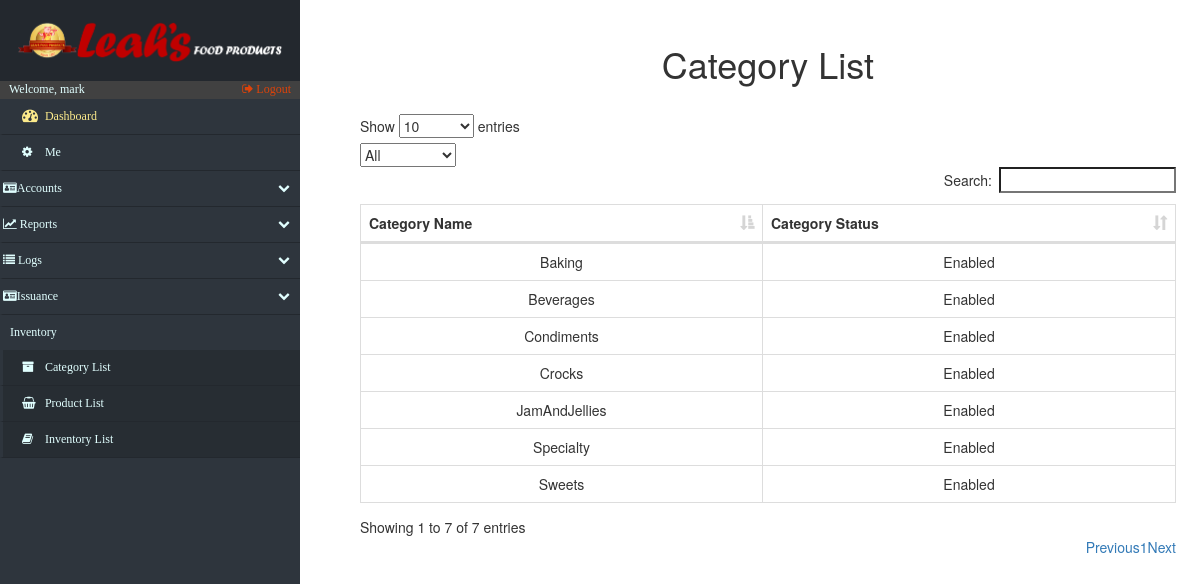
Before: /SecondLevel/categories.php (signed in) with the older database file.
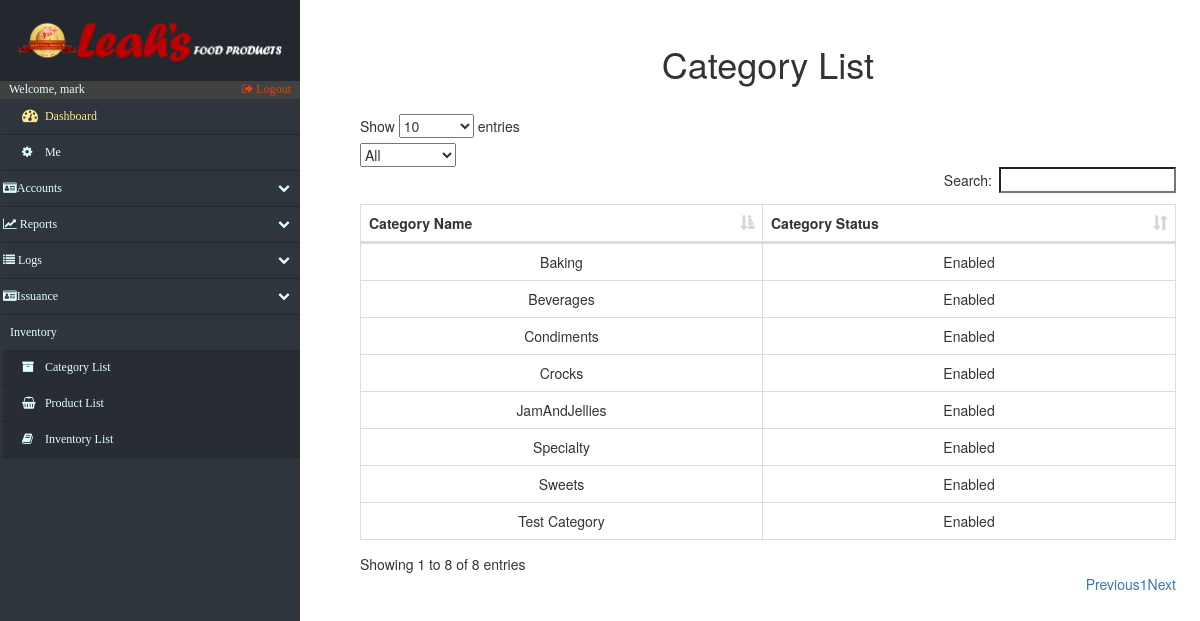
After: the same page with the newer database file.
### tables this page shows
CREATE TABLE IF NOT EXISTS `category_list` (
  `category_id` int(15) NOT NULL AUTO_INCREMENT,
  `category_name` varchar(100) NOT NULL,
  `category_status` varchar(10) DEFAULT NULL,
  PRIMARY KEY (`category_id`)
);

### SecondLevel/categories.php (the view, shortened to what this page needs)
<!DOCTYPE html>
<html lang="en">
<head>
    <?php include('fragments/config.php') ?>
    <link rel="stylesheet" href="https://maxcdn.bootstrapcdn.com/bootstrap/3.3.7/css/bootstrap.min.css">
    <link href="src/css/datatables.css" rel="stylesheet">
    <link href="//maxcdn.bootstrapcdn.com/font-awesome/4.2.0/css/font-awesome.min.css" rel="stylesheet">
    <link href="src/css/sidebar.css" rel="stylesheet">
    <link href="src/css/custom.css" rel="stylesheet">
</head>
<body>
    <div class="nav-side-menu">
        <div class="brand">
            <div class="brandtext"></div>
        </div>
        <div class="user_info">
            <span>Welcome, <?php
                echo $_SESSION['username'];
                ?>
            </span>
            <a href="fragments/logout.php">
                <i class="fa fa-sign-out" aria-hidden="true"></i> Logout
            </a>
        </div>
        <div class="menu-list">
            <ul id="menu-content" class="menu-content collapse out">
                <li>
                    <a id="dashboard_txt" href="index.php">
                        <i class="fa fa-dashboard fa-lg"></i> Dashboard
                    </a>
                </li>
                 <li><a href="settings.php"><i class="fa fa-cog"></i> Me</a></li>
                <li data-toggle="collapse" data-target="#accounts" class="collapsed">
                    <i class="fa fa-id-card" aria-hidden="true"></i>Accounts <span class="arrow"></span>
                </li>
                <li data-toggle="collapse" data-target="#reports" class="collapsed">
                    <i class="fa fa-line-chart" aria-hidden="true"></i> Reports <span class="arrow"></span>
                </li>
                <li data-toggle="collapse" data-target="#issue" class="collapsed">
                    <i class="fa fa-list" aria-hidden="true"></i> Logs <span class="arrow"></span>
                </li>
                 <li data-toggle="collapse" data-target="#issuance" class="collapsed">
                    <i class="fa fa-id-card" aria-hidden="true"></i>Issuance<span class="arrow"></span>
                </li>
                <div class="sub-menu_nct">
                    <span class="sub-menu">Inventory
                    </span>
                </div>
                <li class="sub-menu_nc">
                    <a class="sub-menu_nc" href="categories.php">
                        <i class="fa fa-archive"> </i> Category List
                    </a>
                </li>
                <li class="sub-menu_nc">
                    <a class="sub-menu_nc" href="products.php">
                        <i class="fa fa-shopping-basket"> </i> Product List
                    </a>
                </li>
                <li class="sub-menu_nc">
                    <a href="inventory.php">
                        <i class="fa fa-book"> </i> Inventory List
                    </a>
                </li>
            </ul>
        </div>
    </div>
    <div id="page-content-wrapper">
        <div class="containers">
            <table class="table table-striped table-bordered">
                <h1 align="center">Category List</h1>
            </table>
            <?php
							$retrieve = ("SELECT * FROM category_list");
							$results = mysqli_query($db, $retrieve);
						?>
                <div id="mainContainer">
                    <table id="datatables" class="table table-hover table-bordered dataTable" cellspacing="0" width="100%" role="grid" aria-describedby="myTable_info" style="width: 100%;">
                        <thead>
                            <tr>
                                <th>Category Name</th>
                                <th>Category Status</th>
                            </tr>
                        </thead>
                        <tbody>
                            <?php
							foreach ($results as $data):
						?>
                                <tr>
                                    <td data-title="category_name">
                                        <?php
                                        $passCatName = $data["category_name"];
                                        echo $passCatName;
                                        ?>
                                    </td>
                                    <td data-title="category_status">
                                        <?php echo $data["category_status"]; ?>
                                    </td>
                                </tr>
                                <?php
							endforeach;
						?>
                        </tbody>
                    </table>
                </div>
        </div>
    </div>
</body>
</html>

Changed rows visible on the page:
added category_list: category_name "Test Category", category_status "Enabled"
Other visible differences:
text written by a page script: "Show entries Search: Showing 1 to 7 of 7 entries Previous 1 Next" → "Show entries Search: Showing 1 to 8 of 8 entries Previous 1 Next"
